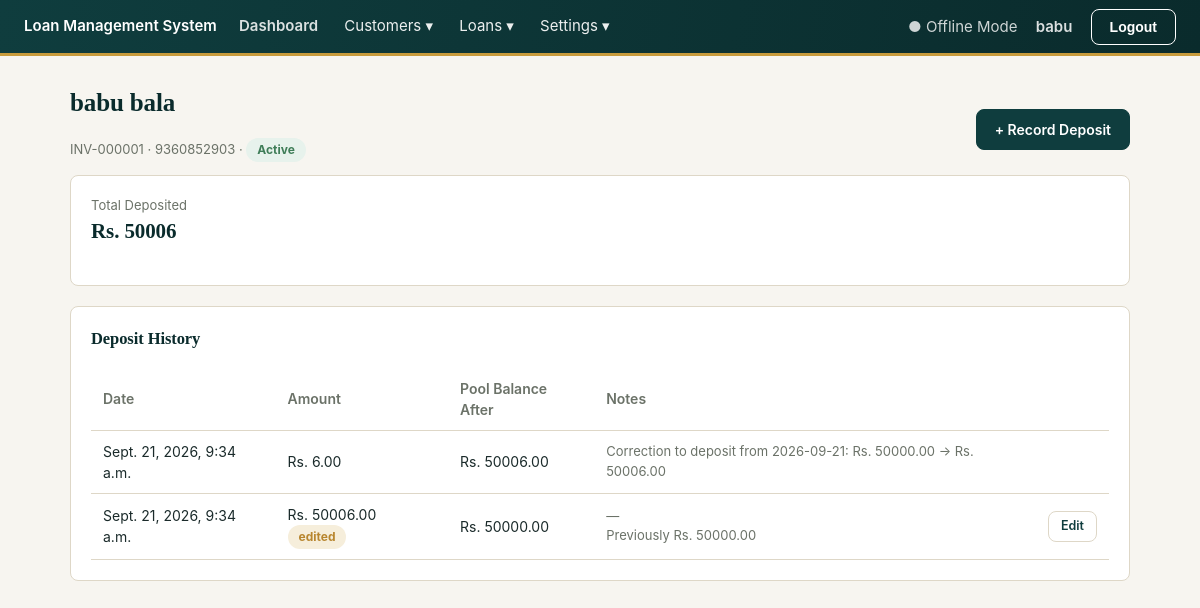
Screenshot of /investments/1/ (signed in) with the database file from the repository.
### accounts/models.py (models this page shows, shortened)
class AdminUser(AbstractUser):
    full_name = models.CharField(max_length=150, blank=True)
    session_timeout_minutes = models.PositiveIntegerField(
        default=30,
        help_text="Auto-logout after this many minutes of inactivity.",
    )

### investments/models.py (models this page shows, shortened)
class Investor(models.Model):
    STATUS_ACTIVE = "active"
    STATUS_INACTIVE = "inactive"
    STATUS_CHOICES = [(STATUS_ACTIVE, "Active"), (STATUS_INACTIVE, "Inactive")]
    investor_id = models.CharField(max_length=20, unique=True, editable=False)
    full_name = models.CharField(max_length=150)
    mobile = models.CharField(max_length=10, validators=[mobile_validator])
    email = models.EmailField(blank=True)
    address = models.TextField(blank=True)
    status = models.CharField(max_length=10, choices=STATUS_CHOICES, default=STATUS_ACTIVE)
    created_at = models.DateTimeField(auto_now_add=True)
    class Meta:
        ordering = ["-created_at"]
    @property
    def total_deposited(self):
        return self.ledger_entries.filter(
            entry_type=InvestmentLedgerEntry.TYPE_DEPOSIT
        ).aggregate(total=models.Sum("amount"))["total"] or Decimal("0")

class InvestmentLedgerEntry(models.Model):
    TYPE_DEPOSIT = "deposit"
    TYPE_LOAN_DISBURSED = "loan_disbursed"
    TYPE_REPAYMENT = "repayment"
    TYPE_ADJUSTMENT = "adjustment"
    TYPE_CHOICES = [
        (TYPE_DEPOSIT, "Investor Deposit"),
        (TYPE_LOAN_DISBURSED, "Loan Disbursed"),
        (TYPE_REPAYMENT, "Repayment Received"),
        (TYPE_ADJUSTMENT, "Adjustment"),
    ]
    entry_type = models.CharField(max_length=20, choices=TYPE_CHOICES)
    investor = models.ForeignKey(
        Investor, null=True, blank=True, on_delete=models.PROTECT, related_name="ledger_entries"
    )
    loan = models.ForeignKey(
        "loans.Loan", null=True, blank=True, on_delete=models.SET_NULL, related_name="investment_entries"
    )
    payment = models.ForeignKey(
        "payments.Payment", null=True, blank=True, on_delete=models.SET_NULL, related_name="investment_entries"
    )
    amount = models.DecimalField(
        max_digits=14, decimal_places=2,
        help_text="Signed: positive adds to the pool, negative reduces it.",
    )
    balance_after = models.DecimalField(max_digits=14, decimal_places=2, editable=False)
    previous_amount = models.DecimalField(
        max_digits=14, decimal_places=2, null=True, blank=True,
        help_text="Set only if this entry was later edited — what it was before.",
    )
    edited_at = models.DateTimeField(null=True, blank=True)
    notes = models.CharField(max_length=255, blank=True)
    created_at = models.DateTimeField(auto_now_add=True)
    class Meta:
        ordering = ["-created_at", "-id"]

### investments/views.py (the view)
# urls.py: path("<int:pk>/", views.investor_detail, name="investor_detail"),
@login_required
def investor_detail(request, pk):
    investor = get_object_or_404(Investor, pk=pk)
    entries = investor.ledger_entries.all()
    return render(
        request, "investments/investor_detail.html", {"investor": investor, "entries": entries}
    )

### core/context_processors.py (called while the page is built)
def system_settings(request):
    return {"company_name": get_setting("company_name")}

### core/models.py (called while the page is built)
def get_setting(key, default=None):
    try:
        return SystemSetting.objects.get(key=key).value
    except SystemSetting.DoesNotExist:
        return DEFAULTS.get(key, default)

### investments/templates/investments/investor_detail.html
{% extends "base.html" %}
{% block content %}
<div style="display:flex;justify-content:space-between;align-items:center;">
  <div>
    <h1>{{ investor.full_name }}</h1>
    <p class="muted">{{ investor.investor_id }} · {{ investor.mobile }} · <span class="badge {{ investor.status }}">{{ investor.get_status_display }}</span></p>
  </div>
  <a href="{% url 'investments:deposit_add' %}?investor={{ investor.pk }}" class="btn">+ Record Deposit</a>
</div>
<div class="card">
  <div class="muted">Total Deposited</div>
  <h2>Rs. {{ investor.total_deposited }}</h2>
</div>
<div class="card">
  <h3>Deposit History</h3>
  <table>
    <thead><tr><th>Date</th><th>Amount</th><th>Pool Balance After</th><th>Notes</th><th></th></tr></thead>
    <tbody>
      {% for entry in entries %}
        <tr>
          <td>{{ entry.created_at }}</td>
          <td>Rs. {{ entry.amount }}{% if entry.edited_at %} <span class="badge pending">edited</span>{% endif %}</td>
          <td>Rs. {{ entry.balance_after }}</td>
          <td class="muted">{{ entry.notes|default:"—" }}{% if entry.previous_amount %}<br><span class="muted">Previously Rs. {{ entry.previous_amount }}</span>{% endif %}</td>
          <td>{% if entry.entry_type == "deposit" %}<a href="{% url 'investments:deposit_edit' entry.pk %}" class="btn small secondary">Edit</a>{% endif %}</td>
        </tr>
      {% empty %}<tr><td colspan="5" class="muted">No deposits recorded yet.</td></tr>{% endfor %}
    </tbody>
  </table>
</div>
{% endblock %}

### templates/base.html (shortened to what this page needs)
{% load static %}
<!DOCTYPE html>
<html lang="en">
<head>
  <link rel="stylesheet" href="{% static 'css/app.css' %}">
</head>
<body>
  <div class="topbar">
    <div>
      <a href="{% url 'customers:list' %}">{{ company_name|default:"Loan Management System" }}</a>
      <a href="{% url 'reports:dashboard' %}" style="margin-left:18px;opacity:.85;">Dashboard</a>
      <div class="nav-dropdown">
        <span class="nav-dropdown-toggle">Customers ▾</span>
      </div>
      <div class="nav-dropdown">
        <span class="nav-dropdown-toggle">Loans ▾</span>
      </div>
      <div class="nav-dropdown">
        <span class="nav-dropdown-toggle">Settings ▾</span>
      </div>
    </div>
    <div>
      <span style="margin-right:14px; opacity:.8;">● Offline Mode</span>
      {% if user.is_authenticated %}
        <a href="{% url 'accounts:profile' %}" style="color:#fff;opacity:.85;margin-right:14px;">{{ user.full_name|default:user.username }}</a>
        <form method="post" action="{% url 'accounts:logout' %}" style="display:inline">
          <button type="submit" class="btn secondary" style="color:#fff;border-color:#fff;">Logout</button>
        </form>
      {% endif %}
    </div>
  </div>
  <div class="container">
    {% block content %}{% endblock %}
  </div>
</body>
</html>

### static/css/app.css (style rules this page uses)
:root { --color-bg: #f7f5f0; --color-surface: #ffffff; --color-border: #ded7c7; --color-ink: #1b2b2b; --color-muted: #6b7268; --color-primary: #0f3d3e; --color-primary-dark: #0a2b2c; --color-primary-light: #e4efee; --color-accent: #c89b3c; --color-accent-dark: #a57f2c; --color-success: #3f7d58; --color-success-bg: #e7f2ec; --color-danger: #a6402f; --color-danger-bg: #f7e9e6; --color-warning: #b8862f; --color-warning-bg: #f6eedb; --radius: 8px; --radius-lg: 12px; --font: -apple-system, "Segoe UI", Roboto, "Helvetica Neue", Arial, sans-serif; --font-display: Georgia, "Times New Roman", "Noto Serif", serif; }
* { box-sizing: border-box; }
body { margin: 0; font-family: var(--font); background: var(--color-bg); color: var(--color-ink); font-size: 15px; line-height: 1.5; }
h1, h2, h3 { font-family: var(--font-display); font-weight: 700; letter-spacing: -0.005em; margin-top: 0; color: var(--color-primary-dark); }
h1 { font-size: 25px; }
h2 { font-size: 21px; font-variant-numeric: tabular-nums; }
h3 { font-size: 16.5px; font-weight: 700; }
.topbar { background: linear-gradient(100deg, var(--color-primary) 0%, var(--color-primary-dark) 100%); color: #fff; padding: 0 24px; display: flex; justify-content: space-between; align-items: center; border-bottom: 3px solid var(--color-accent); min-height: 56px; }
.topbar a { color: #fff; text-decoration: none; font-weight: 600; }
.container { max-width: 1100px; margin: 28px auto; padding: 0 20px; }
.card { background: var(--color-surface); border: 1px solid var(--color-border); border-radius: var(--radius); padding: 20px; margin-bottom: 20px; transition: box-shadow 0.2s ease, transform 0.2s ease; }
.card h2 { font-weight: 800; font-variant-numeric: tabular-nums; }
table { width: 100%; border-collapse: collapse; }
th, td { text-align: left; padding: 10px 12px; border-bottom: 1px solid var(--color-border); font-size: 14px; }
th { color: var(--color-muted); font-weight: 600; }
tbody tr { transition: background 0.15s ease; }
.btn { display: inline-block; padding: 9px 18px; border-radius: var(--radius); border: 1px solid var(--color-primary); background: var(--color-primary); color: #fff; text-decoration: none; font-size: 14px; font-weight: 600; cursor: pointer; transition: background 0.15s ease, transform 0.15s ease, box-shadow 0.15s ease; }
.btn.secondary { background: transparent; color: var(--color-primary); border-color: var(--color-border); }
.btn.small { padding: 5px 12px; font-size: 12.5px; }
.badge { display: inline-block; padding: 3px 11px; border-radius: 999px; font-size: 12px; font-weight: 700; }
.badge.active, .badge.verified, .badge.paid { background: var(--color-success-bg); color: var(--color-success); }
.badge.pending { background: var(--color-warning-bg); color: var(--color-warning); }
.muted { color: var(--color-muted); font-size: 13px; }
.nav-dropdown { position: relative; display: inline-block; margin-left: 22px; }
.nav-dropdown-toggle { cursor: pointer; opacity: .92; color: #fff; font-size: inherit; user-select: none; }

### rows the page displays
AdminUser: full_name "babu"
Investor: full_name "babu bala", investor_id "INV-000001", mobile "9360852903", status "Active", total_deposited "50006"
InvestmentLedgerEntry: created_at "Sept. 21, 2026, 9:34 a.m.", amount "6.00", balance_after "50006.00", notes "Correction to deposit from 2026-09-21: Rs. 50000.00 -> Rs. 50006.00"
InvestmentLedgerEntry: created_at "Sept. 21, 2026, 9:34 a.m.", amount "50006.00", shows "edited", balance_after "50000.00", notes "—", previous_amount "50000.00", entry_type "Edit"

### other values shown
{{ company_name|default:"Loan Management System" }} "Loan Management System"
